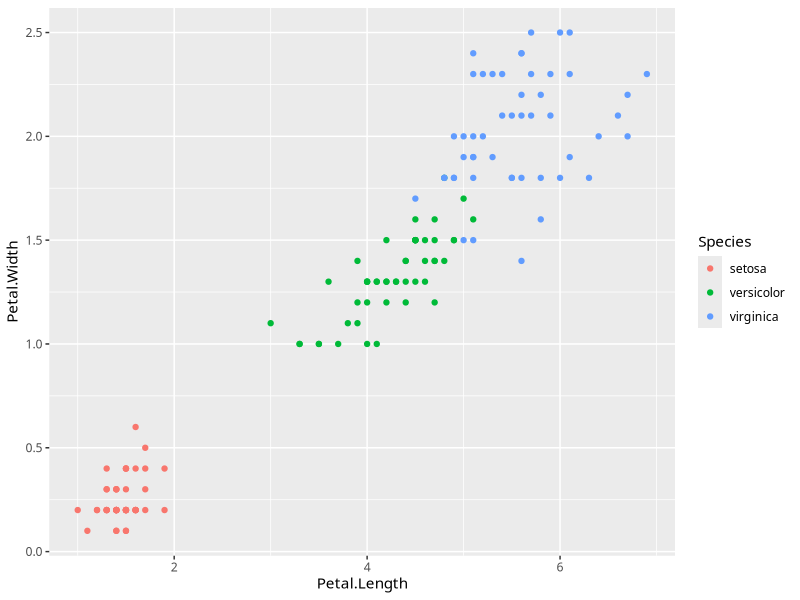

Here is the R script that generated this plot:
## ---- chunk 1
#| label: setup

library(ggplot2)

theme_masa <- function(...) {
  theme_grey(...) %+replace%
    theme(
      text = element_text(family = "Marianne"))
}
## ---- chunk 2
#| label: fig-iris
#| fig-cap: "Iris"
#| output-location: column

ggplot(iris, aes(Petal.Length, Petal.Width, color = Species)) +
  geom_point() +
  theme_masa()
